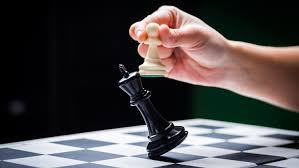
#> input picture FirstLab/chess.jpg, 299 x 168 px
$ python fourthAppPlotDimentions.py
#> lines starting #> are read from the running program, lines starting #| are printed output that depends on the picture
import cv2
img = cv2.imread('chess.jpg')
#> img is the input picture: shape (168, 299, 3); mean B, G, R 70.7, 70.2, 75.3
from matplotlib import pyplot as plt
bicubic_img = cv2.resize(img, None, fx = 2, fy = 2 , interpolation = cv2.INTER_CUBIC)
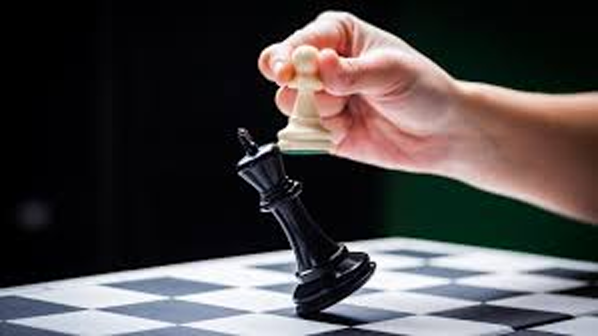
#> bicubic_img: shape (336, 598, 3); mean B, G, R 70.7, 70.3, 75.3
near_img = cv2.resize(img, None, fx = 2, fy = 2, interpolation = cv2.INTER_NEAREST)
bilinear_img = cv2.resize(img,None, fx = 2, fy = 2, interpolation = cv2.INTER_LINEAR)
cv2.imshow("Imaginea originală", bicubic_img)
plt.subplot(221), plt.imshow(img, 'gray'), plt.title('Imagine originala')
plt.subplot(222), plt.imshow(bicubic_img , 'gray'), plt.title('bicubic')
plt.subplot(223), plt.imshow(bilinear_img, 'gray'), plt.title('cel mai apropiat vecin')
plt.subplot(224), plt.imshow(bilinear_img, 'gray'), plt.title('bilinara')
plt.show()
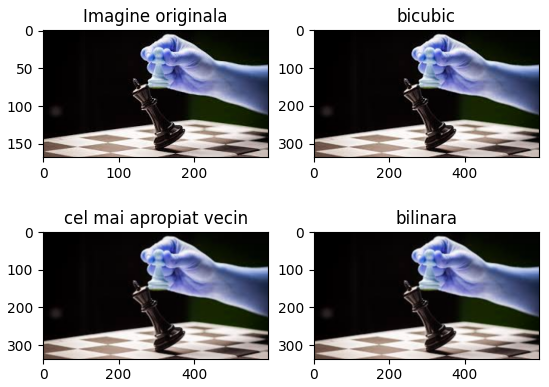
#> figure drawn by matplotlib, 4 panels; B, G, R data is drawn as R, G, B
cv2.waitKey()
cv2.destroyAllWindows()
